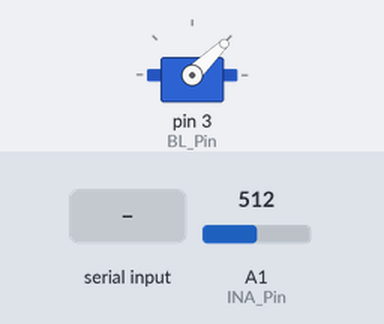
Recording of a sketch running on a simulated Arduino Uno, built with avr-gcc and run on an emulated ATmega328P. Shown: servo. The test bench sets the inputs (shaded band); at power-on: A1 (INA_Pin) = 512. What the sketch prints to the serial monitor is not drawn.

Above: at 3.8 s.
3.9 s: "1" received over Serial
At 16.2 s:
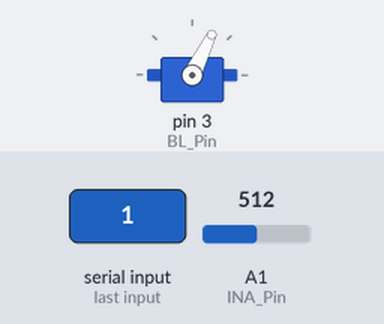
Timing chart, 0 to 19.4 s (numbered marks = the images above; inputs shaded):
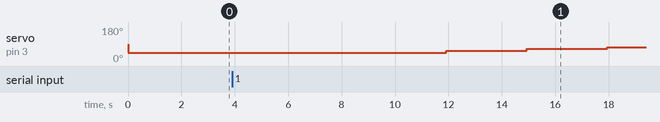

Measured:
- after the input at 3.9 s, servo on pin 3 (BL_Pin): 44° → 54° after 8.0 s, → 64° 3.0 s later, → 73° 3.0 s later

The sketch:

Testing_Platform.ino
```cpp
/* Brushless settings*/
#include <Servo.h>
int BL_Pin = 3;           //Pin where ESC is attached
Servo BL;                 //Define "BL" servo

/* Load Cell settings*/
int INA_Pin = A1;         //Pin where INA is attached
float OS = 0;             //Offset initialization
float sens = 1.398/0.86;  //Sensitivity [kg/V]
float SF = sens * 9.81;   //Conversion from kg to N
float T;                  //Thrust [kg]

/* Tachimeter*/
int IR_Pin = 7;           //Pin where IR-Cathode is attached
float R = 12.4;           //Distance from propeller axis and laser beam
float L = 2.0;            //Propeller chord at distance R from axis (approx of length of the arc)
float k = (L / R) / 3.14; //L/R is the radiant that divided by 3.14 give me one minus duty cycle
float OME;                //Speed rotation [rad/s]

void setup() {
  /*Initialization*/
  Serial.begin(9600);
  BL.attach(BL_Pin);
  delay(10);
  BL.writeMicroseconds(1000);
  delay(3000);
  OS = SF * ReadINA(INA_Pin);

  /*GUI*/
  Serial.println("Press any button to start the test\n");
  do {
    delay(1);
  } while (Serial.available() == 0);
  Serial.println("WARNING: Rotating propeller is dangerous!\n");
  int i;
  for (i = 0; i < 5; i++) {
    Serial.print("t-");
    Serial.println(5 - i);
    delay(1000);
  }
  Serial.println("");
  Serial.print("Throttle[%]");
  Serial.print("\t");
  Serial.print("Omega[rad/s]");
  Serial.print("\t");
  Serial.print("Thrust[N]");
  Serial.println("\t");

  /*Data acquisition*/
  Serial.print(0);
  Serial.print("\t");
  Serial.print(0);
  Serial.print("\t");
  T = SF * ReadINA(INA_Pin) - OS;
  Serial.println(T);
  delay(3000);

  for (i = 1; i <= 10; i++) {
    BL.writeMicroseconds(1000 + 100 * i); //I increment throttle at step of 10%
    Serial.print(i * 10);
    delay(3000);
    Serial.print("\t");
    OME = ReadTACHI(IR_Pin);
    Serial.print(OME);
    Serial.print("\t");
    T = SF * ReadINA(INA_Pin) - OS;
    Serial.println(T);
  }
  BL.writeMicroseconds(1000);
  Serial.println("");
  Serial.println("TEST COMPLETED!");
}

void loop() {
}

float ReadINA(int pin){
  int i;
  float store = 0;
  for(i=0; i<100; i++){
    store += analogRead(pin);
  }
  int Value = store/i;
  float Volt = (5.0/1023.0) * Value;
  return Volt;
}

float ReadTACHI(int pin) {
  int t_high = 0;
  float T = 0;
  float f = 0;
  int i = 0;
  float OME;
  int timeout = 300000;

  for (i = 0; i < 5; i++) {
    t_high = pulseIn(pin, HIGH, timeout);
    T = t_high / (1 - k);   //Get Period from t_high and duty cycle
    T = T / 1000000;        //Converting uS in S
    f += 1/T;
  }
  f = f / 5;
  OME = (f/2) * 2*3.14;
  return OME;
}
```
